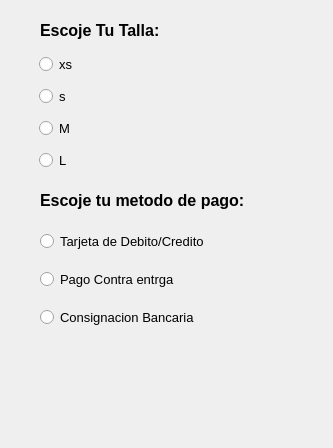
<?xml version="1.0" encoding="UTF-8"?>
<ui version="4.0">
 <class>Dialog</class>
 <widget class="QDialog" name="Dialog">
  <property name="geometry">
   <rect>
    <x>0</x>
    <y>0</y>
    <width>333</width>
    <height>448</height>
   </rect>
  </property>
  <property name="font">
   <font>
    <pointsize>12</pointsize>
    <weight>75</weight>
    <bold>true</bold>
   </font>
  </property>
  <property name="windowTitle">
   <string>Menu de Ropa</string>
  </property>
  <widget class="QLabel" name="Talla_Label">
   <property name="geometry">
    <rect>
     <x>40</x>
     <y>20</y>
     <width>141</width>
     <height>21</height>
    </rect>
   </property>
   <property name="font">
    <font>
     <pointsize>12</pointsize>
     <weight>75</weight>
     <bold>true</bold>
    </font>
   </property>
   <property name="text">
    <string>Escoje Tu Talla:</string>
   </property>
  </widget>
  <widget class="QLabel" name="PagoLabel">
   <property name="geometry">
    <rect>
     <x>40</x>
     <y>190</y>
     <width>251</width>
     <height>21</height>
    </rect>
   </property>
   <property name="text">
    <string>Escoje tu metodo de pago:</string>
   </property>
  </widget>
  <widget class="QWidget" name="verticalLayoutWidget">
   <property name="geometry">
    <rect>
     <x>39</x>
     <y>49</y>
     <width>231</width>
     <height>131</height>
    </rect>
   </property>
   <layout class="QVBoxLayout" name="Conjunto_Tallas">
    <item>
     <widget class="QRadioButton" name="Extrachica">
      <property name="font">
       <font>
        <pointsize>10</pointsize>
        <weight>50</weight>
        <bold>false</bold>
       </font>
      </property>
      <property name="text">
       <string>xs</string>
      </property>
     </widget>
    </item>
    <item>
     <widget class="QRadioButton" name="Chica">
      <property name="font">
       <font>
        <pointsize>10</pointsize>
        <weight>50</weight>
        <bold>false</bold>
       </font>
      </property>
      <property name="text">
       <string>s</string>
      </property>
     </widget>
    </item>
    <item>
     <widget class="QRadioButton" name="Mediana">
      <property name="font">
       <font>
        <pointsize>10</pointsize>
        <weight>50</weight>
        <bold>false</bold>
       </font>
      </property>
      <property name="text">
       <string>M</string>
      </property>
     </widget>
    </item>
    <item>
     <widget class="QRadioButton" name="Grande">
      <property name="font">
       <font>
        <pointsize>10</pointsize>
        <weight>50</weight>
        <bold>false</bold>
       </font>
      </property>
      <property name="text">
       <string>L</string>
      </property>
     </widget>
    </item>
   </layout>
  </widget>
  <widget class="QWidget" name="verticalLayoutWidget_2">
   <property name="geometry">
    <rect>
     <x>40</x>
     <y>220</y>
     <width>239</width>
     <height>121</height>
    </rect>
   </property>
   <layout class="QVBoxLayout" name="Conjunto_Pagos">
    <item>
     <widget class="QRadioButton" name="PagoTarjetas">
      <property name="font">
       <font>
        <pointsize>10</pointsize>
        <weight>50</weight>
        <bold>false</bold>
       </font>
      </property>
      <property name="text">
       <string>Tarjeta de Debito/Credito</string>
      </property>
     </widget>
    </item>
    <item>
     <widget class="QRadioButton" name="PagoEfectivo">
      <property name="font">
       <font>
        <pointsize>10</pointsize>
        <weight>50</weight>
        <bold>false</bold>
       </font>
      </property>
      <property name="text">
       <string>Pago Contra entrga</string>
      </property>
     </widget>
    </item>
    <item>
     <widget class="QRadioButton" name="PagoTransaccion">
      <property name="font">
       <font>
        <pointsize>10</pointsize>
        <weight>50</weight>
        <bold>false</bold>
       </font>
      </property>
      <property name="text">
       <string>Consignacion Bancaria</string>
      </property>
     </widget>
    </item>
   </layout>
  </widget>
  <widget class="QLabel" name="Texto_Output_1">
   <property name="geometry">
    <rect>
     <x>40</x>
     <y>360</y>
     <width>251</width>
     <height>21</height>
    </rect>
   </property>
   <property name="font">
    <font>
     <pointsize>10</pointsize>
     <weight>50</weight>
     <bold>false</bold>
    </font>
   </property>
   <property name="text">
    <string/>
   </property>
   <property name="alignment">
    <set>Qt::AlignLeading|Qt::AlignLeft|Qt::AlignVCenter</set>
   </property>
  </widget>
  <widget class="QLabel" name="Texto_OutPut2">
   <property name="geometry">
    <rect>
     <x>40</x>
     <y>390</y>
     <width>231</width>
     <height>16</height>
    </rect>
   </property>
   <property name="font">
    <font>
     <pointsize>10</pointsize>
     <weight>50</weight>
     <bold>false</bold>
    </font>
   </property>
   <property name="text">
    <string/>
   </property>
  </widget>
 </widget>
 <resources/>
 <connections/>
</ui>
